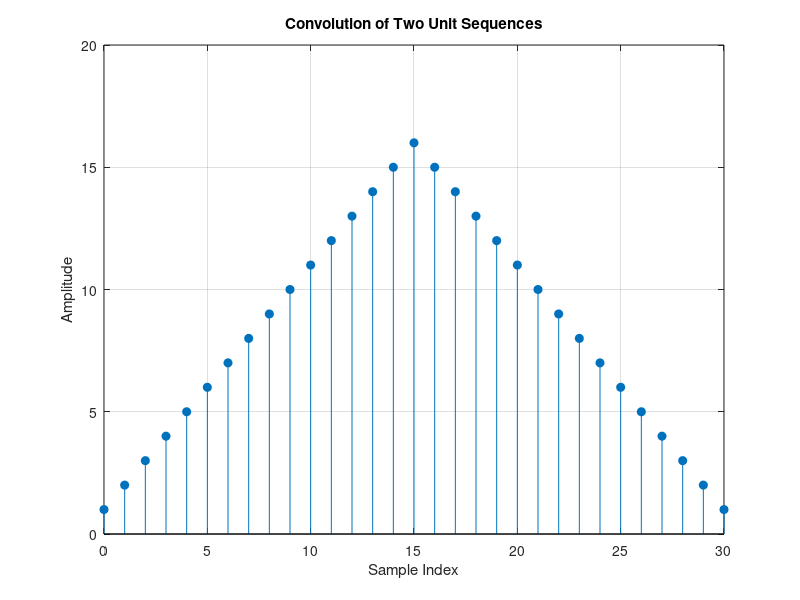

This figure's MATLAB source:
%% Convolution Project Testing
% Written exclusively by William D. Goins V ("Quin")
% 2026-11-22 for CPE 512 at The University of Alabama in Huntsville

close all;
clearvars;
clc;

len = 2^4;
x1 = ones(len, 1);
y1 = conv(x1,x1);

figure;
stem(0:numel(y1)-1, y1, 'filled');
xlabel('Sample Index');
ylabel('Amplitude');
title('Convolution of Two Unit Sequences');
grid on;
